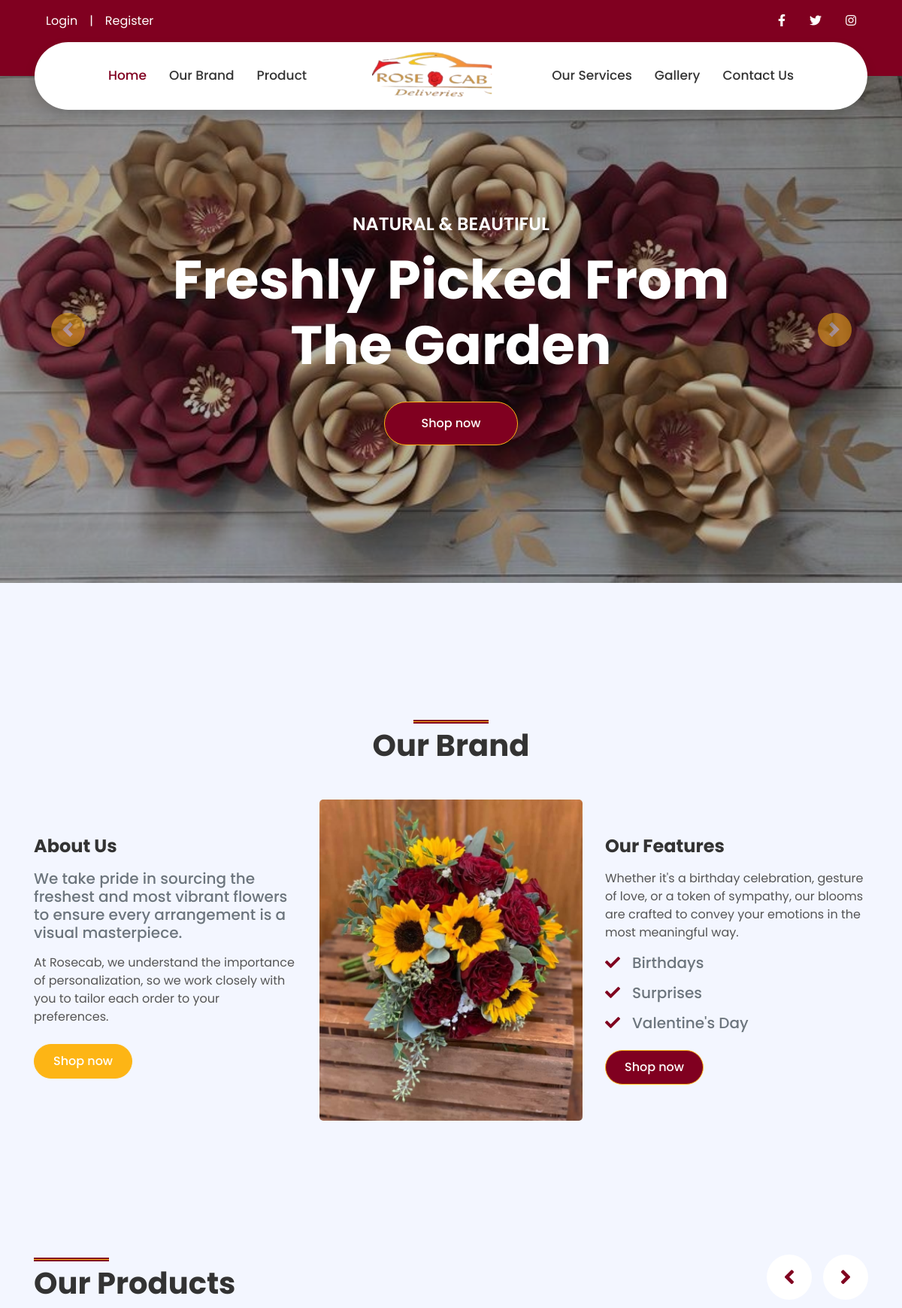
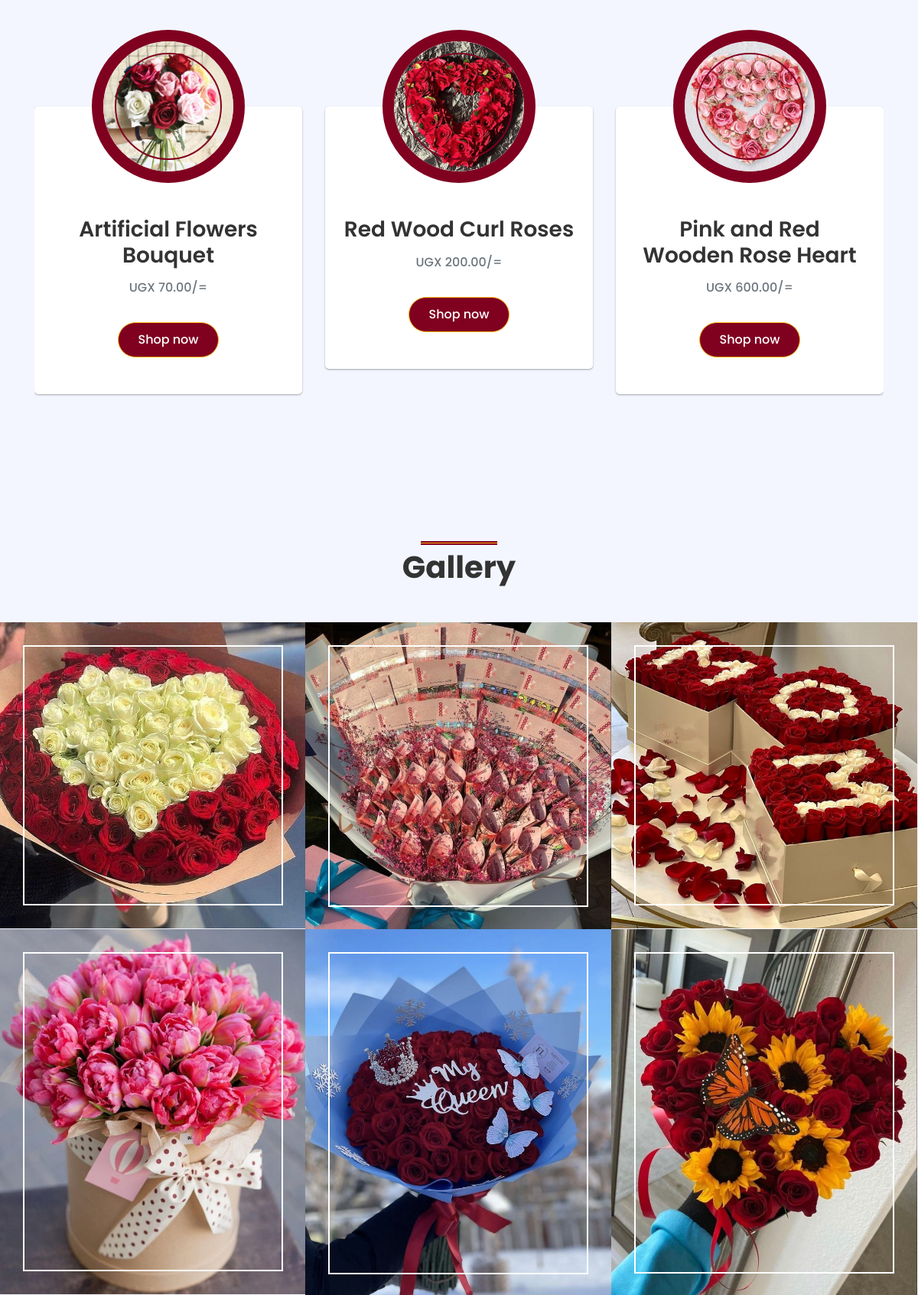
The page / (upper part) on the database its author committed (2 pictures, top to bottom).
### store/models.py (models this page shows, shortened)
class Product(models.Model):
    id = models.UUIDField(primary_key=True, default=uuid.uuid4, editable=False)
    name = models.CharField(max_length=100)
    price = models.DecimalField(max_digits=6, decimal_places=2, blank=True, null=True)
    desc = models.TextField(max_length=500, blank=True, null=True)
    image = models.ImageField(blank=True, upload_to="images")
    created_at = models.DateField(auto_now_add=True)
    updated_at = models.DateField(auto_now=True)
    product_category = models.ForeignKey(
        "Category", on_delete=models.CASCADE, null=True, blank=True
    )
    class Meta:
        ordering = ("product_category",)
    def image_tag(self):  # pragma: no cover
        if self.image:
            return mark_safe(f'<img src="{self.image.url}" width="100" height="100" />')
    image_tag.short_description = "Image"

### store/views.py (the view)
# urls.py: path("", views.home_view, name="home"), #homepage/ landing page
def home_view(request):
    products=Product.objects.all()
    if 'product_ids' in request.COOKIES:
        product_ids = request.COOKIES['product_ids']
        counter=product_ids.split('|')
        product_count_in_cart=len(set(counter))
    else:
        product_count_in_cart=0
    return render(request,'homepage/index.html',{'products':products,'product_count_in_cart':product_count_in_cart})

### store/context_processors.py (called while the page is built)
def get_cart_quantity(request):
    if request.user.is_authenticated:
        try:
            customer = request.user.customer
        except:
            number_of_items = 0
    else:
        try:
            customer, created = Customer.objects.get_or_create(
                device=request.COOKIES["device"]
            )
        except:
            number_of_items = 0
    try:
        customer_order = Order.objects.filter(customer=customer, complete=False)[0]
        number_of_items = customer_order.get_cart_items
    except:
        number_of_items = 0
    return {"cart_quantity": number_of_items}

### store/templates/homepage/index.html (shortened to what this page needs)
{% extends 'homepage/homebase.html' %}
{% load static %}
{% block content %}
{% include "homepage/navbar.html" %}
 <div class="container-fluid p-0 mb-5 pb-5">
  <div id="header-carousel" class="carousel slide" data-ride="carousel">
      <div class="carousel-inner">
          <div class="carousel-item active">
              <img class="w-100" src="{% static 'home/img/carousel-4.jpg' %}" alt="Image">
              <div class="carousel-caption d-flex flex-column align-items-center justify-content-center">
                  <div class="p-3" style="max-width: 900px;">
                      <h4 class="text-white text-uppercase mb-md-3">Natural & Beautiful</h4>
                      <h1 class="display-3 text-white mb-md-4">Freshly Picked From The Garden</h1>
                      <a href="{% url 'users:login' %}" class="btn btn-primary py-md-3 px-md-5 mt-2">Shop now</a>
                  </div>
              </div>
          </div>
      </div>
      <a class="carousel-control-prev" href="#header-carousel" data-slide="prev">
          <div class="btn btn-secondary px-0" style="width: 45px; height: 45px;">
              <span class="carousel-control-prev-icon mb-n1"></span>
          </div>
      </a>
      <a class="carousel-control-next" href="#header-carousel" data-slide="next">
          <div class="btn btn-secondary px-0" style="width: 45px; height: 45px;">
              <span class="carousel-control-next-icon mb-n1"></span>
          </div>
      </a>
  </div>
</div>
<div class="container-fluid py-5">
  <div class="container py-5">
      <div class="row justify-content-center">
          <div class="col-lg-7">
              <h1 id="brand" class="section-title position-relative text-center mb-5">Our Brand</h1>
          </div>
      </div>
      <div class="row">
          <div class="col-lg-4 py-5">
              <h4 class="font-weight-bold mb-3">About Us</h4>
              <h5 class="text-muted mb-3">We take pride in sourcing the freshest and most vibrant flowers to ensure
                every arrangement is a visual masterpiece.</h5>
              <p>At Rosecab, we understand the importance of personalization, so we work closely with you to tailor
                 each order to your preferences.</p>
              <a href="{% url 'users:login' %}" class="btn btn-secondary mt-2">Shop now</a>
          </div>
          <div class="col-lg-4" style="min-height: 400px;">
              <div class="position-relative h-100 rounded overflow-hidden">
                  <img class="position-absolute w-100 h-100" src="{% static 'home/img/about.jpg' %}" style="object-fit: cover;">
              </div>
          </div>
          <div class="col-lg-4 py-5">
              <h4 class="font-weight-bold mb-3">Our Features</h4>
              <p>Whether it's a birthday celebration, gesture of love, or a token of sympathy, our blooms
                 are crafted to convey your emotions in the most meaningful way.</p>
              <h5 class="text-muted mb-3"><i class="fa fa-check text-secondary mr-3"></i>Birthdays</h5>
              <h5 class="text-muted mb-3"><i class="fa fa-check text-secondary mr-3"></i>Surprises</h5>
              <h5 class="text-muted mb-3"><i class="fa fa-check text-secondary mr-3"></i>Valentine's Day</h5>
              <a href="{% url 'users:login' %}" class="btn btn-primary mt-2">Shop now</a>
          </div>
      </div>
  </div>
</div>
<div class="container-fluid py-5">
    <div class="container py-5">
      <div class="row">
        <div id="product" class="col-lg-6">
          <h1 class="section-title position-relative mb-5">Our Products</h1>
        </div>
        <div class="col-lg-6 mb-5 mb-lg-0 pb-5 pb-lg-0"></div>
      </div>
      {% if products %}
        <div class="row">
          <div class="col-12">
            <div class="owl-carousel team-carousel">
              {% for product in products %}
                <div class="team-item">
                  <div class="team-img mx-auto">
                    <img class="rounded-circle w-100 h-100" src="{{ product.image.url }}" style="object-fit: cover;" alt="{{ p.name }} photo">
                  </div>
                  <div id='card' class="position-relative text-center bg-light rounded px-4 py-5" style="margin-top: -100px;">
                    <h3 class="font-weight-semi-bold mt-5 mb-3 pt-5">{{ product.name }}</h3>
                    <h6 class="text-uppercase text-muted mb-4">UGX {{ product.price }}/=</h6>
                    <div class="d-flex justify-content-center pt-1">
                        {%if request.user.is_authenticated%}
                        <a href="{% url 'order:add_to_cart' product.id %}" class="btn btn-primary mt-2">Shop now</a>
                        {%else%}
                        <a href="{% url 'users:login' %}" class="btn btn-primary mt-2">Shop now</a>
                        {%endif%}
                    </div>
                  </div>
                </div>
              {% endfor %}
            </div>
          </div>
        </div>
      {% else %}
        <h3 style="text-align:center; color:#3E454C;">No Products Available</h3>
      {% endif %}
    </div>
  </div>
<div class="container-fluid my-5 py-5 px-0">
  <div class="row justify-content-center m-0">
      <div id="gallery" class="col-lg-5">
          <h1 class="section-title position-relative text-center mb-5">Gallery</h1>
      </div>
  </div>
  <div class="row m-0 portfolio-container">
      <div class="col-lg-4 col-md-6 p-0 portfolio-item">
          <img class="img-fluid w-100" src="{% static 'home/img/portfolio-1.jpg' %}" alt="">
      </div>
      <div class="col-lg-4 col-md-6 p-0 portfolio-item">
          <img class="img-fluid w-100" src="{% static 'home/img/portfolio-9.jpg' %}" alt="">
      </div>
      <div class="col-lg-4 col-md-6 p-0 portfolio-item">
          <img class="img-fluid w-100" src="{% static 'home/img/portfolio-11.jpg' %}" alt="">
      </div>
      <div class="col-lg-4 col-md-6 p-0 portfolio-item">
          <img class="img-fluid w-100" src="{% static 'home/img/portfolio-2.jpg' %}" alt="">
      </div>
      <div class="col-lg-4 col-md-6 p-0 portfolio-item">
          <img class="img-fluid w-100" src="{% static 'home/img/portfolio-8.jpg' %}" alt="">
      </div>
      <div class="col-lg-4 col-md-6 p-0 portfolio-item">
          <img class="img-fluid w-100" src="{% static 'home/img/portfolio-4.jpg' %}" alt="">
      </div>
  </div>
</div>
{% endblock content %}

### store/static/home/css/main.css (style rules this page uses)
#card { box-shadow: rgba(0, 0, 0, 0.12) 0px 1px 3px, rgba(0, 0, 0, 0.24) 0px 1px 2px; margin-bottom: 10px; }

### rows shown on the page
Product: image (picture), name "Artificial Flowers Bouquet", price "70.00"
Product: image (picture), name "Red Wood Curl Roses", price "200.00"
Product: image (picture), name "Pink and Red Wooden Rose Heart", price "600.00"
